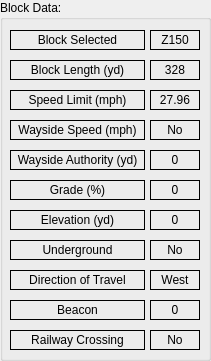
   <widget class="QGroupBox" name="group_block_data">
    <property name="geometry">
     <rect>
      <x>10</x>
      <y>490</y>
      <width>211</width>
      <height>361</height>
     </rect>
    </property>
    <property name="title">
     <string>Block Data:</string>
    </property>
    <widget class="QLabel" name="block_selected_display">
     <property name="geometry">
      <rect>
       <x>10</x>
       <y>30</y>
       <width>135</width>
       <height>20</height>
      </rect>
     </property>
     <property name="sizePolicy">
      <sizepolicy hsizetype="Preferred" vsizetype="Preferred">
       <horstretch>0</horstretch>
       <verstretch>0</verstretch>
      </sizepolicy>
     </property>
     <property name="frameShape">
      <enum>QFrame::Shape::Box</enum>
     </property>
     <property name="text">
      <string>Block Selected</string>
     </property>
     <property name="alignment">
      <set>Qt::AlignmentFlag::AlignCenter</set>
     </property>
    </widget>
    <widget class="QLabel" name="block_selected_value">
     <property name="geometry">
      <rect>
       <x>150</x>
       <y>30</y>
       <width>50</width>
       <height>20</height>
      </rect>
     </property>
     <property name="frameShape">
      <enum>QFrame::Shape::Box</enum>
     </property>
     <property name="text">
      <string>Z150</string>
     </property>
     <property name="alignment">
      <set>Qt::AlignmentFlag::AlignCenter</set>
     </property>
    </widget>
    <widget class="QLabel" name="block_length_display">
     <property name="geometry">
      <rect>
       <x>10</x>
       <y>60</y>
       <width>135</width>
       <height>20</height>
      </rect>
     </property>
     <property name="frameShape">
      <enum>QFrame::Shape::Box</enum>
     </property>
     <property name="text">
      <string>Block Length (yd)</string>
     </property>
     <property name="alignment">
      <set>Qt::AlignmentFlag::AlignCenter</set>
     </property>
    </widget>
    <widget class="QLabel" name="speed_limit_display">
     <property name="geometry">
      <rect>
       <x>10</x>
       <y>90</y>
       <width>135</width>
       <height>20</height>
      </rect>
     </property>
     <property name="frameShape">
      <enum>QFrame::Shape::Box</enum>
     </property>
     <property name="text">
      <string>Speed Limit (mph)</string>
     </property>
     <property name="alignment">
      <set>Qt::AlignmentFlag::AlignCenter</set>
     </property>
    </widget>
    <widget class="QLabel" name="wayside_speed_display">
     <property name="geometry">
      <rect>
       <x>10</x>
       <y>120</y>
       <width>135</width>
       <height>20</height>
      </rect>
     </property>
     <property name="frameShape">
      <enum>QFrame::Shape::Box</enum>
     </property>
     <property name="text">
      <string>Wayside Speed (mph)</string>
     </property>
     <property name="alignment">
      <set>Qt::AlignmentFlag::AlignCenter</set>
     </property>
    </widget>
    <widget class="QLabel" name="wayside_authority_display">
     <property name="geometry">
      <rect>
       <x>10</x>
       <y>150</y>
       <width>135</width>
       <height>20</height>
      </rect>
     </property>
     <property name="frameShape">
      <enum>QFrame::Shape::Box</enum>
     </property>
     <property name="text">
      <string>Wayside Authority (yd)</string>
     </property>
     <property name="alignment">
      <set>Qt::AlignmentFlag::AlignCenter</set>
     </property>
    </widget>
    <widget class="QLabel" name="grade_display">
     <property name="geometry">
      <rect>
       <x>10</x>
       <y>180</y>
       <width>135</width>
       <height>20</height>
      </rect>
     </property>
     <property name="frameShape">
      <enum>QFrame::Shape::Box</enum>
     </property>
     <property name="text">
      <string>Grade (%)</string>
     </property>
     <property name="alignment">
      <set>Qt::AlignmentFlag::AlignCenter</set>
     </property>
    </widget>
    <widget class="QLabel" name="block_length_value">
     <property name="geometry">
      <rect>
       <x>150</x>
       <y>60</y>
       <width>50</width>
       <height>20</height>
      </rect>
     </property>
     <property name="frameShape">
      <enum>QFrame::Shape::Box</enum>
     </property>
     <property name="text">
      <string>328</string>
     </property>
     <property name="alignment">
      <set>Qt::AlignmentFlag::AlignCenter</set>
     </property>
    </widget>
    <widget class="QLabel" name="speed_limit_value">
     <property name="geometry">
      <rect>
       <x>150</x>
       <y>90</y>
       <width>50</width>
       <height>20</height>
      </rect>
     </property>
     <property name="frameShape">
      <enum>QFrame::Shape::Box</enum>
     </property>
     <property name="text">
      <string>27.96</string>
     </property>
     <property name="alignment">
      <set>Qt::AlignmentFlag::AlignCenter</set>
     </property>
    </widget>
    <widget class="QLabel" name="wayside_speed_value">
     <property name="geometry">
      <rect>
       <x>150</x>
       <y>120</y>
       <width>50</width>
       <height>20</height>
      </rect>
     </property>
     <property name="frameShape">
      <enum>QFrame::Shape::Box</enum>
     </property>
     <property name="text">
      <string>No</string>
     </property>
     <property name="alignment">
      <set>Qt::AlignmentFlag::AlignCenter</set>
     </property>
    </widget>
    <widget class="QLabel" name="wayside_authority_value">
     <property name="geometry">
      <rect>
       <x>150</x>
       <y>150</y>
       <width>50</width>
       <height>20</height>
      </rect>
     </property>
     <property name="frameShape">
      <enum>QFrame::Shape::Box</enum>
     </property>
     <property name="text">
      <string>0</string>
     </property>
     <property name="alignment">
      <set>Qt::AlignmentFlag::AlignCenter</set>
     </property>
    </widget>
    <widget class="QLabel" name="grade_value">
     <property name="geometry">
      <rect>
       <x>150</x>
       <y>180</y>
       <width>50</width>
       <height>20</height>
      </rect>
     </property>
     <property name="frameShape">
      <enum>QFrame::Shape::Box</enum>
     </property>
     <property name="text">
      <string>0</string>
     </property>
     <property name="alignment">
      <set>Qt::AlignmentFlag::AlignCenter</set>
     </property>
    </widget>
    <widget class="QLabel" name="elevation_value">
     <property name="geometry">
      <rect>
       <x>150</x>
       <y>210</y>
       <width>50</width>
       <height>20</height>
      </rect>
     </property>
     <property name="frameShape">
      <enum>QFrame::Shape::Box</enum>
     </property>
     <property name="text">
      <string>0</string>
     </property>
     <property name="alignment">
      <set>Qt::AlignmentFlag::AlignCenter</set>
     </property>
    </widget>
    <widget class="QLabel" name="underground_display">
     <property name="geometry">
      <rect>
       <x>10</x>
       <y>240</y>
       <width>135</width>
       <height>20</height>
      </rect>
     </property>
     <property name="frameShape">
      <enum>QFrame::Shape::Box</enum>
     </property>
     <property name="text">
      <string>Underground</string>
     </property>
     <property name="alignment">
      <set>Qt::AlignmentFlag::AlignCenter</set>
     </property>
    </widget>
    <widget class="QLabel" name="elevation_display">
     <property name="geometry">
      <rect>
       <x>10</x>
       <y>210</y>
       <width>135</width>
       <height>20</height>
      </rect>
     </property>
     <property name="frameShape">
      <enum>QFrame::Shape::Box</enum>
     </property>
     <property name="text">
      <string>Elevation (yd)</string>
     </property>
     <property name="alignment">
      <set>Qt::AlignmentFlag::AlignCenter</set>
     </property>
    </widget>
    <widget class="QLabel" name="underground_value">
     <property name="geometry">
      <rect>
       <x>150</x>
       <y>240</y>
       <width>50</width>
       <height>20</height>
      </rect>
     </property>
     <property name="frameShape">
      <enum>QFrame::Shape::Box</enum>
     </property>
     <property name="text">
      <string>No</string>
     </property>
     <property name="alignment">
      <set>Qt::AlignmentFlag::AlignCenter</set>
     </property>
    </widget>
    <widget class="QLabel" name="railway_crossing_value">
     <property name="geometry">
      <rect>
       <x>150</x>
       <y>330</y>
       <width>50</width>
       <height>20</height>
      </rect>
     </property>
     <property name="frameShape">
      <enum>QFrame::Shape::Box</enum>
     </property>
     <property name="text">
      <string>No</string>
     </property>
     <property name="alignment">
      <set>Qt::AlignmentFlag::AlignCenter</set>
     </property>
    </widget>
    <widget class="QLabel" name="beacon_value">
     <property name="geometry">
      <rect>
       <x>150</x>
       <y>300</y>
       <width>50</width>
       <height>20</height>
      </rect>
     </property>
     <property name="frameShape">
      <enum>QFrame::Shape::Box</enum>
     </property>
     <property name="text">
      <string>0</string>
     </property>
     <property name="alignment">
      <set>Qt::AlignmentFlag::AlignCenter</set>
     </property>
    </widget>
    <widget class="QLabel" name="railway_crossing_display">
     <property name="geometry">
      <rect>
       <x>10</x>
       <y>330</y>
       <width>135</width>
       <height>20</height>
      </rect>
     </property>
     <property name="frameShape">
      <enum>QFrame::Shape::Box</enum>
     </property>
     <property name="text">
      <string>Railway Crossing</string>
     </property>
     <property name="alignment">
      <set>Qt::AlignmentFlag::AlignCenter</set>
     </property>
    </widget>
    <widget class="QLabel" name="beacon_display">
     <property name="geometry">
      <rect>
       <x>10</x>
       <y>300</y>
       <width>135</width>
       <height>20</height>
      </rect>
     </property>
     <property name="frameShape">
      <enum>QFrame::Shape::Box</enum>
     </property>
     <property name="text">
      <string>Beacon</string>
     </property>
     <property name="alignment">
      <set>Qt::AlignmentFlag::AlignCenter</set>
     </property>
    </widget>
    <widget class="QLabel" name="direction_of_travel_value">
     <property name="geometry">
      <rect>
       <x>150</x>
       <y>270</y>
       <width>50</width>
       <height>20</height>
      </rect>
     </property>
     <property name="frameShape">
      <enum>QFrame::Shape::Box</enum>
     </property>
     <property name="text">
      <string>West</string>
     </property>
     <property name="alignment">
      <set>Qt::AlignmentFlag::AlignCenter</set>
     </property>
    </widget>
    <widget class="QLabel" name="direction_of_travel_display">
     <property name="geometry">
      <rect>
       <x>10</x>
       <y>270</y>
       <width>135</width>
       <height>20</height>
      </rect>
     </property>
     <property name="frameShape">
      <enum>QFrame::Shape::Box</enum>
     </property>
     <property name="text">
      <string>Direction of Travel</string>
     </property>
     <property name="alignment">
      <set>Qt::AlignmentFlag::AlignCenter</set>
     </property>
    </widget>
   </widget>
